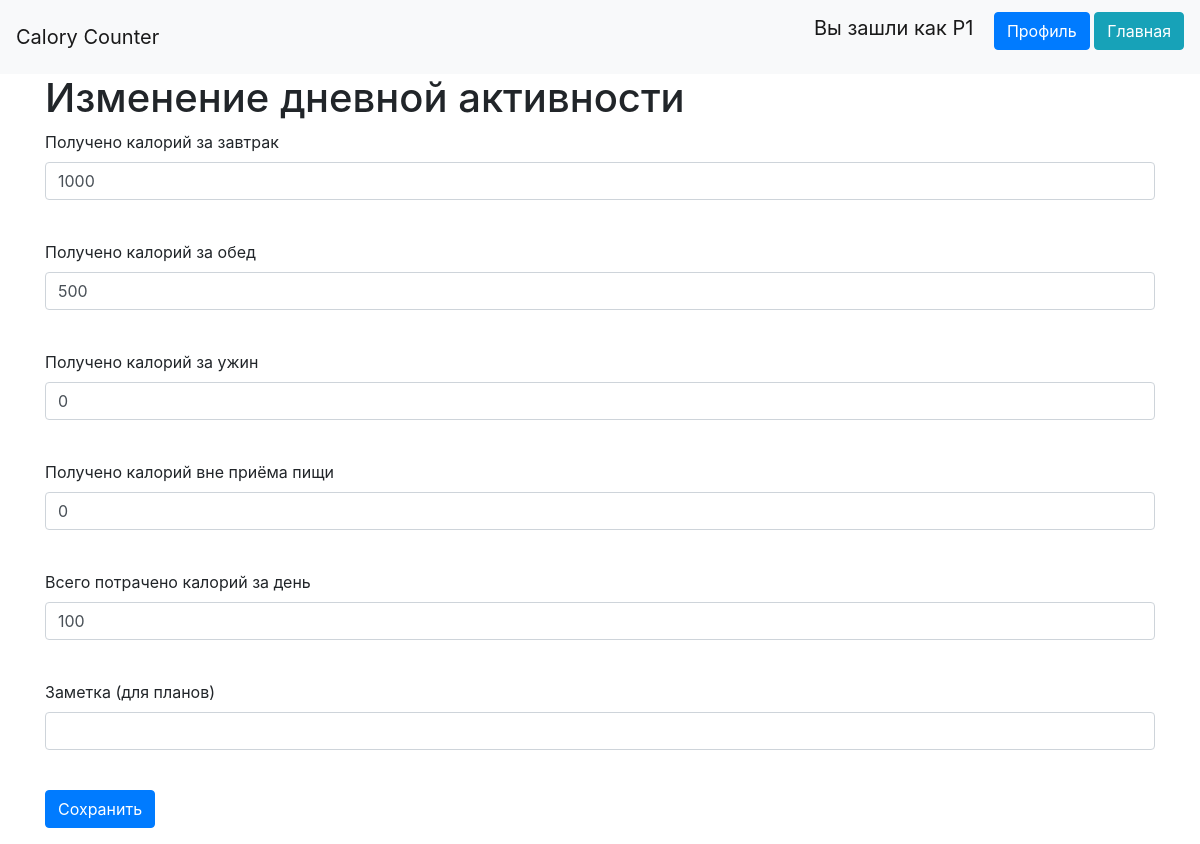
The page /day/1 (signed in) on the database as committed earlier.
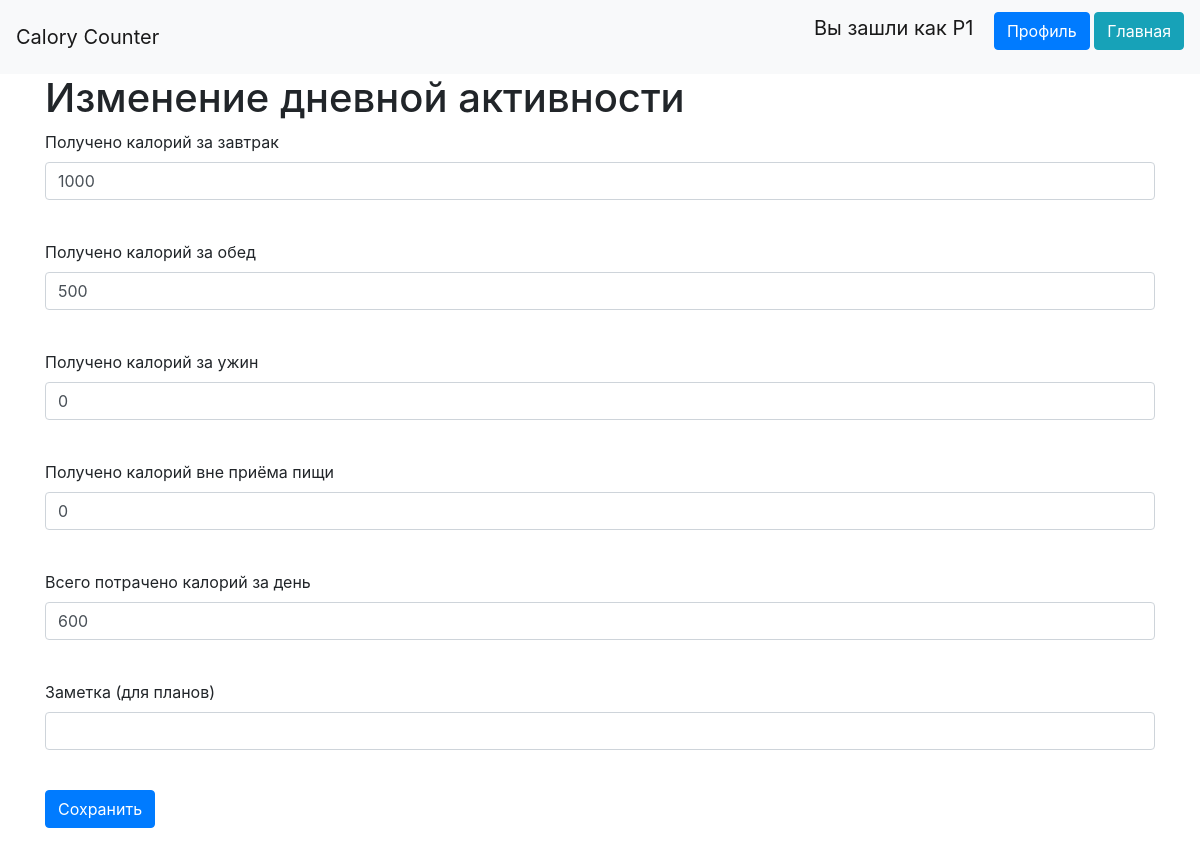
The same page on the database as committed later.
### data/activities.py (models this page shows)
class Activities(SqlAlchemyBase, SerializerMixin):
    __tablename__ = 'activities'
    id = sqlalchemy.Column(sqlalchemy.Integer,
                           primary_key=True, autoincrement=True)
    n = sqlalchemy.Column(sqlalchemy.String)
    date = sqlalchemy.Column(sqlalchemy.String)
    breakfast = sqlalchemy.Column(sqlalchemy.String, nullable=True)
    lunch = sqlalchemy.Column(sqlalchemy.String, nullable=True)
    dinner = sqlalchemy.Column(sqlalchemy.String, nullable=True)
    other_gains = sqlalchemy.Column(sqlalchemy.Integer, nullable=True)
    lost = sqlalchemy.Column(sqlalchemy.Integer, nullable=True)
    note = sqlalchemy.Column(sqlalchemy.String, nullable=True)
    created_date = sqlalchemy.Column(sqlalchemy.DateTime,
                                     default=datetime.datetime.now)
    is_private = sqlalchemy.Column(sqlalchemy.Boolean, default=True)
    user_id = sqlalchemy.Column(sqlalchemy.Integer,
                                sqlalchemy.ForeignKey("users.id"))
    user = orm.relation('User')
    is_published = sqlalchemy.Column(sqlalchemy.Boolean, default=True)

### main.py (the view, shortened to what this page needs)
@app.route('/day/<int:id>', methods=['GET', 'POST'])
@login_required
def day_edit(id):
    db_sess = db_session.create_session()
    day = db_sess.query(Activities).get(id)
    form = DayForm()
    form.breakfast.data = day.breakfast
    form.lunch.data = day.lunch
    form.dinner.data = day.dinner
    form.other_gains.data = day.other_gains
    form.lost.data = day.lost
    form.note.data = day.note
    return render_template('day_edit.html', form=form, week=current_user.get_week())

### forms/user_forms.py
class DayForm(FlaskForm):
    breakfast = IntegerField('Получено калорий за завтрак', validators=[NumberRange(min=0)])
    lunch = IntegerField('Получено калорий за обед', validators=[NumberRange(min=0)])
    dinner = IntegerField('Получено калорий за ужин', validators=[NumberRange(min=0)])
    other_gains = IntegerField('Получено калорий вне приёма пищи', validators=[NumberRange(min=0)])
    lost = IntegerField('Всего потрачено калорий за день', validators=[NumberRange(min=0)])
    note = StringField('Заметка (для планов)')
    submit = SubmitField('Сохранить')

### data/db_session.py (called while the page is built)
def create_session() -> Session:
    global __factory
    return __factory()

### data/users.py (called while the page is built, shortened)
    def get_week(self, back=0):
        year, weekn = (datetime.date.today() - datetime.timedelta(weeks=back)).isocalendar()[:2]
        week = []
        db_sess = db_session.create_session()
        for i in range(1, 8):
            n = f'{year}:{weekn}:{i}'
            day = db_sess.query(Activities).filter(Activities.user_id == self.id) \
                .filter(Activities.n == n).first()
            week.append(day)
        return [weekn, week]

### templates/day_edit.html (shortened to what this page needs)
{% extends "base.html" %}
{% block content %}
<h1>Изменение дневной активности</h1>
<form action="" method="post">
    <p>
        {{ form.breakfast.label }}<br>
        {{ form.breakfast(class="form-control") }}<br>
    </p>
    <p>
        {{ form.lunch.label }}<br>
        {{ form.lunch(class="form-control") }}<br>
    </p>
    <p>
        {{ form.dinner.label }}<br>
        {{ form.dinner(class="form-control") }}<br>
    </p>
    <p>
        {{ form.other_gains.label }}<br>
        {{ form.other_gains(class="form-control") }}<br>
    </p>
    <p>
        {{ form.lost.label }}<br>
        {{ form.lost(class="form-control") }}<br>
    </p>
    <p>
        {{ form.note.label }}<br>
        {{ form.note(class="form-control") }}<br>
    </p>
    <p>{{ form.submit(type="submit", class="btn btn-primary") }}</p>
</form>
{% endblock %}

Rows that differ between the two databases and show on the page:
changed Activities: lost "100" → "600"
